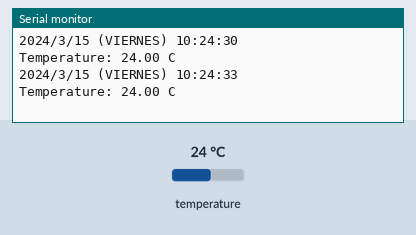
Recording of a sketch running on a simulated Arduino Uno, built with avr-gcc and run on an emulated ATmega328P. Parts: the last lines printed to the serial monitor. The inputs (shaded band) are chosen by the test bench; at power-on: temperature 24 °C. The local clock reads 2024-03-15 10:24:30 at power-on unless the sketch sets it.

Above: at 3.8 s.
3.9 s: temperature set to 12 °C
At 6.8 s:
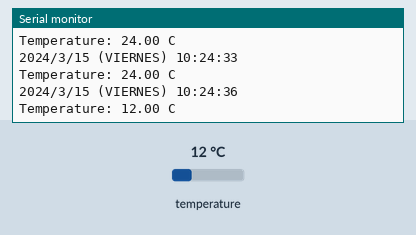
7.8 s: temperature set to 19 °C
At 10.4 s:
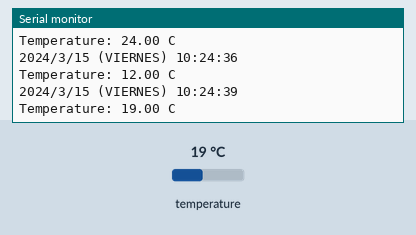
Timing chart, 0 to 11.9 s (numbered marks = the images above; inputs shaded):
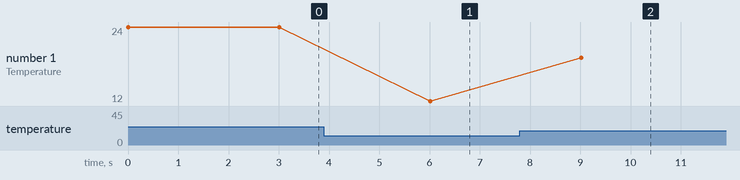

Measured:
- after the input at 3.9 s, the serial monitor: prints a new line after 2.1 s (image 1)
- after the input at 7.8 s, the serial monitor: prints a new line after 1.2 s (image 2)
- plotted number 1: 24 → 12 after the input at 3.9 s, 12 → 19 after the input at 7.8 s

The sketch:

DS3231.ino
```cpp
#include <Wire.h>
#include "RTClib.h"
//////////// instalar la libreria RTClib//////////////////

RTC_DS3231 rtc;
char daysOfTheWeek[7][12] = {"DOMINGO", "LUNES", "MARTES", "MIERCOLES", "JUEVES", "VIERNES", "SABADO"};

void setup() {
  Serial.begin(115200);
  if (! rtc.begin()) {
    Serial.println("no se puede encontrar el  RTC");
    while (1);
  }
  if (rtc.lostPower()) {
    Serial.println("RTC perdio la energia,  se seteara el tiempo ahora");
    rtc.adjust(DateTime(F(__DATE__), F(__TIME__))); //Si el RTC  perdido energía, establecerá en el RTC en la fecha y hora cuando se compiló este línea
  }
}
void loop(){
  DateTime now = rtc.now();

  Serial.print(now.year(), DEC);
  Serial.print('/');
  Serial.print(now.month(), DEC);
  Serial.print('/');
  Serial.print(now.day(), DEC);
  Serial.print(" (");
  Serial.print(daysOfTheWeek[now.dayOfTheWeek()]);
  Serial.print(") ");
  Serial.print(now.hour(), DEC);
  Serial.print(':');
  Serial.print(now.minute(), DEC);
  Serial.print(':');
  Serial.print(now.second(), DEC);
  Serial.println();


  Serial.print("Temperature: ");
  Serial.print(rtc.getTemperature());
  Serial.println(" C");

  Serial.println();
  delay(3000);


}
```
